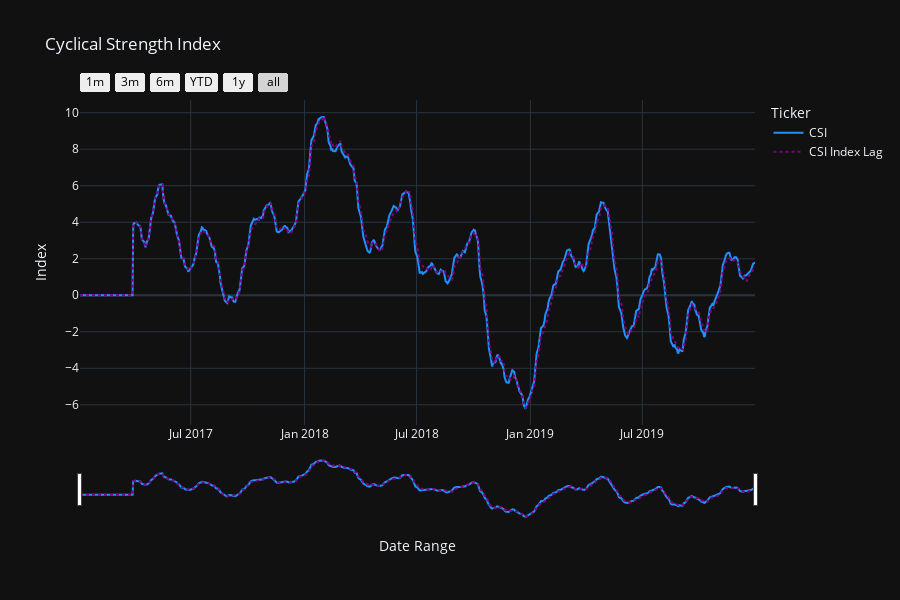

Notebook source saved alongside this figure:
### Code cell
%time create_csi_chart()

### Figure 1 — Plotly figure (JSON) as saved in the notebook; plotly's stock layout.template omitted (floating-point values rounded to 4 significant figures; data arrays with more than 128 entries replaced by an {"elided": "..."} marker saying what was removed)
{"data": [{"hovertemplate": "Ticker: CSI<br>X: %{x}<br>Y: %{y: .2f}", "line": {"color": "dodgerblue"}, "name": "CSI", "type": "scatter", "x": {"elided": "753 str values"}, "y": {"elided": "753 float values"}}, {"hovertemplate": "Ticker: CSI Index Lag<br>X: %{x}<br>Y: %{y: .2f}", "line": {"color": "purple", "dash": "dot"}, "name": "CSI Index Lag", "type": "scatter", "x": {"elided": "753 str values"}, "y": {"elided": "753 float values"}}], "layout": {"height": 600, "legend": {"title": {"text": "Ticker"}}, "title": {"text": "Cyclical Strength Index"}, "xaxis": {"rangeselector": {"buttons": [{"count": 1, "label": "1m", "step": "month", "stepmode": "backward"}, {"count": 3, "label": "3m", "step": "month", "stepmode": "backward"}, {"count": 6, "label": "6m", "step": "month", "stepmode": "backward"}, {"count": 1, "label": "YTD", "step": "year", "stepmode": "todate"}, {"count": 1, "label": "1y", "step": "year", "stepmode": "backward"}, {"step": "all"}], "font": {"color": "#000000", "size": 12}}, "rangeslider": {"visible": true}, "title": {"text": "Date Range"}}, "yaxis": {"title": {"text": "Index"}}}}
